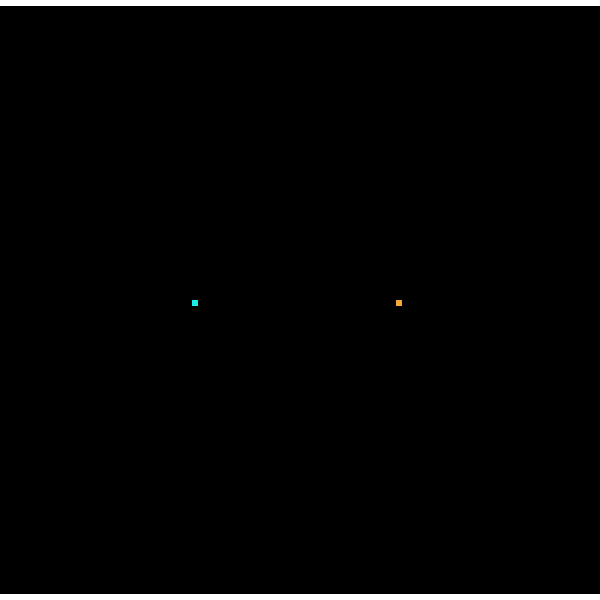
Frame 1 (no input)
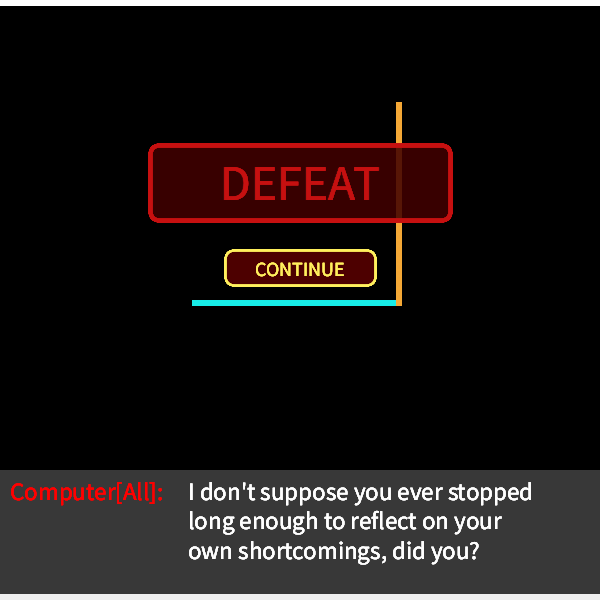
Frame 60 (the mouse pressed at the canvas centre just before this capture)
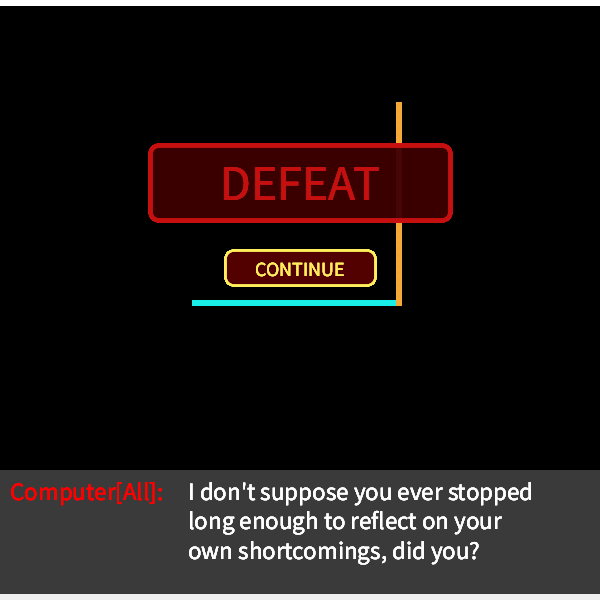
Frame 120 (the mouse held since frame 60 and released just before this capture)

The Processing sketch that drew these frames (run headless with seeded random() and noise(); from frame 60 on, the mouse is pressed at the canvas centre):

// Processing sketch: processing_77888
// ── processing_77888.pde

int x=192;
int y=300;
int direction = int(random(37,41));
int cpux=396;
int cpuy=300;
int cpuDirection = int(random(37,41));
boolean gameOver = false;
boolean cpuGameOver = false;
void setup()
{
  size(600, 600);
  background(0);
  frameRate(20);
}
void draw()
{
  pushStyle();

  cursor(ARROW);
  pushStyle();
  fill(255);
  stroke(255);
  rect(0, 0, width, 5);
  rect(0, 594, width, 6);
  popStyle();
  if (gameOver == true)
  {
    //DEFEAT box
    pushStyle();
    strokeWeight(4);
    stroke(198, 16, 16);
    fill(70, 0, 0, 20);
    rect(150, 145, 300, 75, 10);
    popStyle();
    //DEFEAT
    pushStyle();
    fill(198, 16, 16);
    textSize(50);
    textAlign(CENTER);
    text("DEFEAT", width/2, 200);
    popStyle();
    //Computer chat
    pushStyle();
    noStroke();
    fill(70, 70, 70, 20);
    rect(0, 470, width, 600-470);
    popStyle();
    pushStyle();
    textSize(25);
    fill(255, 0, 0);
    text("Computer[All]:", 10, 500);
    fill(255);
    text("I don't suppose you ever stopped\nlong enough to reflect on your\nown shortcomings, did you?", 188, 500);
    popStyle();
    //CONTINUE button
    pushStyle();
    textSize(20);
    strokeWeight(2);
    stroke(255, 239, 93);
    fill(85, 0, 0, 20);
    rect(225, 250, 150, 35, 10);
    //CONTINUE
    fill(255, 239, 93);
    textAlign(CENTER);
    text("CONTINUE", width/2, 276);
    popStyle();
  }
  if (cpuGameOver == true)
  {
    //VICTORY box
    pushStyle();
    strokeWeight(4);
    stroke(255, 239, 93);
    fill(32, 99, 157, 20);
    rect(150, 145, 300, 75, 10);
    popStyle();
    //VICTORY
    pushStyle();
    fill(255, 239, 93);
    textSize(50);
    textAlign(CENTER);
    text("VICTORY", width/2, 200);
    popStyle();
    //CONTINUE button
    pushStyle();
    noStroke();
    fill(70, 70, 70, 20);
    rect(0, 470, width, 600-470);
    popStyle();
    pushStyle();
    textSize(20);
    strokeWeight(2);
    stroke(255, 239, 93);
    fill(32, 99, 157, 20);
    rect(225, 250, 150, 35, 10);
    //Computer chat
    pushStyle();
    textSize(25);
    fill(255, 0, 0);
    text("Computer[All]:", 10, 500);
    fill(255);
    text("I let you win so you would\nbelieve you could actually beat\na computer. How does it feel?", 188, 500);
    popStyle();
    //CONTINUE
    fill(255, 239, 93);
    textAlign(CENTER);
    text("CONTINUE", width/2, 276);
    popStyle();
  }
  //Restart
  if (gameOver == true || cpuGameOver == true)
  {
    if (mouseX > 225 && mouseX < 375 && mouseY > 250 && mouseY < 285)
    {
      cursor(HAND);
    }
    else
    {
      cursor(ARROW);
    }
    if (mousePressed == true && mouseX > 225 && mouseX < 375 && mouseY > 250 && mouseY < 285)
    {
      background(0);
      gameOver = false;
      x=192;
      y=300;
      direction = int(random(37,41));
      cpux=396;
      cpuy=300;
      cpuDirection = int(random(37,41));
    }
  }
  if (cpuGameOver == true && mousePressed == true && mouseX > 225 && mouseX < 375 && mouseY > 250 && mouseY < 285)
  {
    background(0);
    cpuGameOver = false;
    x=192;
    y=300;
    direction = int(random(37,41));
    cpux=396;
    cpuy=300;
    cpuDirection = int(random(37,41));
  }
  if (get(x, y) != color(0) && get(cpux, cpuy) == color(0))
  {
    gameOver = true;
  } 
  if (get(cpux, cpuy) != color(0) && get(x, y) == color(0))
  {
    cpuGameOver = true;
  } 
  else
  {
    if (gameOver == false && cpuGameOver == false)
    {
      human();
      cpu();
    }
  }
}
void cpu()
{
  stroke(245, 169, 54);
  fill(245, 167, 54);
  rect(cpux, cpuy, 5, 5);
  if (cpuDirection==LEFT)
  {
    cpux=cpux-6;
    if (get(cpux-6, cpuy) != color(0))
    {
      if (get(cpux, cpuy+6) == color(0) && get(cpux, cpuy-6) == color(0))
      {
        int cpuRandom = int(random(2));
        if (cpuRandom == 0)
        {
          cpuDirection=DOWN;
        }
        else
        {
          cpuDirection=UP;
        }
      }
      else
      {
        if (get(cpux, cpuy+6) != color(0))
        {
          cpuDirection=UP;
        }
        else if (get(cpux, cpuy-6) != color(0))
        {
          cpuDirection=DOWN;
        }
      }
    }
  }
  else if (cpuDirection==RIGHT)
  { 
    cpux=cpux+6;
    if (get(cpux+6, cpuy) != color(0))
    {
      if (get(cpux, cpuy+6) == color(0) && get(cpux, cpuy-6) == color(0))
      {
        int cpuRandom2 = int(random(2));
        if (cpuRandom2 == 0)
        {
          cpuDirection = UP;
        }
        else
        {
          cpuDirection = DOWN;
        }
      }
      else
      {
        if (get(cpux, cpuy+6) != color(0))
        {
          cpuDirection = UP;
        }
        else if (get(cpux, cpuy-6) != color(0))
        {
          cpuDirection = DOWN;
        }
      }
    }
  }
  else if (cpuDirection==UP)
  {
    cpuy=cpuy-6;
    if (get(cpux, cpuy-6) != color(0))
    {
      if (get(cpux-6, cpuy) == color(0) && get(cpux+6, cpuy) == color(0))
      {
        int cpuRandom3 = int(random(2));
        if (cpuRandom3 == 0)
        {
          cpuDirection=RIGHT;
        }
        else
        {
          cpuDirection=LEFT;
        }
      }
      else
      {
        if (get(cpux-6, cpuy) != color(0))
        {
          cpuDirection=RIGHT;
        }
        else if (get(cpux+6, cpuy) != color(0))
        {
          cpuDirection=LEFT;
        }
      }
    }
  }
  else if (cpuDirection==DOWN)
  { 
    cpuy=cpuy+6;
    if (get(cpux, cpuy+6) != color(0))
    {
      if (get(cpux-6, cpuy) == color(0) && get(cpux+6, cpuy) == color(0))
      {
        int cpuRandom4 = int(random(2));
        if (cpuRandom4 == 0)
        {
          cpuDirection=RIGHT;
        }
        else
        {
          cpuDirection=LEFT;
        }
      }
      else
      {
        if (get(cpux-6, cpuy) != color(0))
        {
          cpuDirection=RIGHT;
        }
        else if (get(cpux+6, cpuy) != color(0))
        {
          cpuDirection=LEFT;
        }
      }
    }
  }
}
void human()
{
  stroke(24, 237, 232);
  fill(24, 237, 232);
  rect(x, y, 5, 5);
  if (direction==RIGHT)
  {
    x=x+6;
  }
  if (direction==LEFT)
  {
    x=x-6;
  }
  if (direction==UP)
  {
    y=y-6;
  }
  if (direction==DOWN)
  {
    y=y+6;
  }
}
void keyPressed()
{
  if (key == 'a' || key == 'A')
  {
    direction=LEFT;
  }
  else if (key == 'w' || key == 'W')
  {
    direction=UP;
  }
  else if (key == 's' || key == 'S')
  {
    direction=DOWN;
  }
  else if (key == 'd' || key == 'D')
  {
    direction=RIGHT;
  }
}
